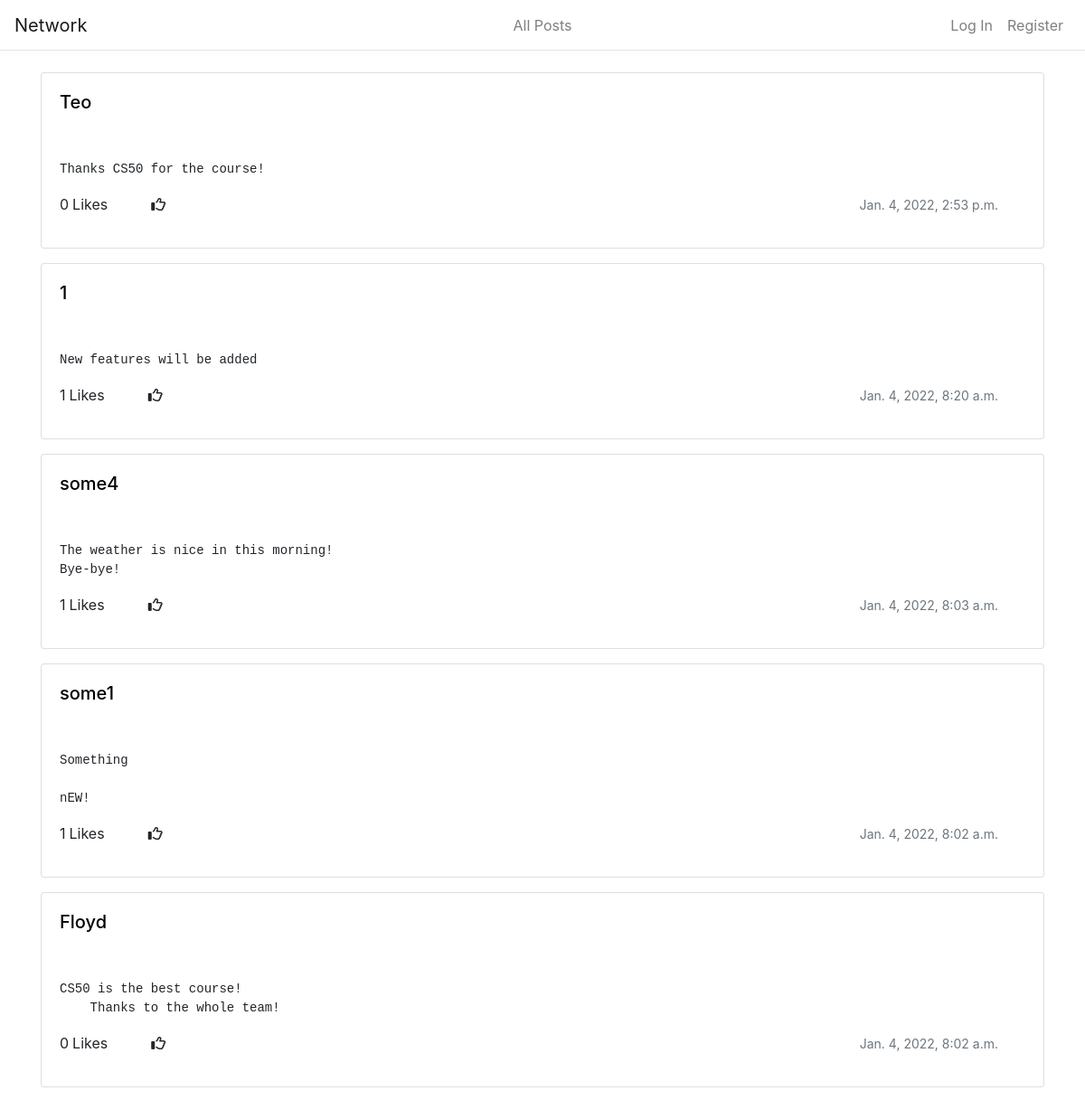
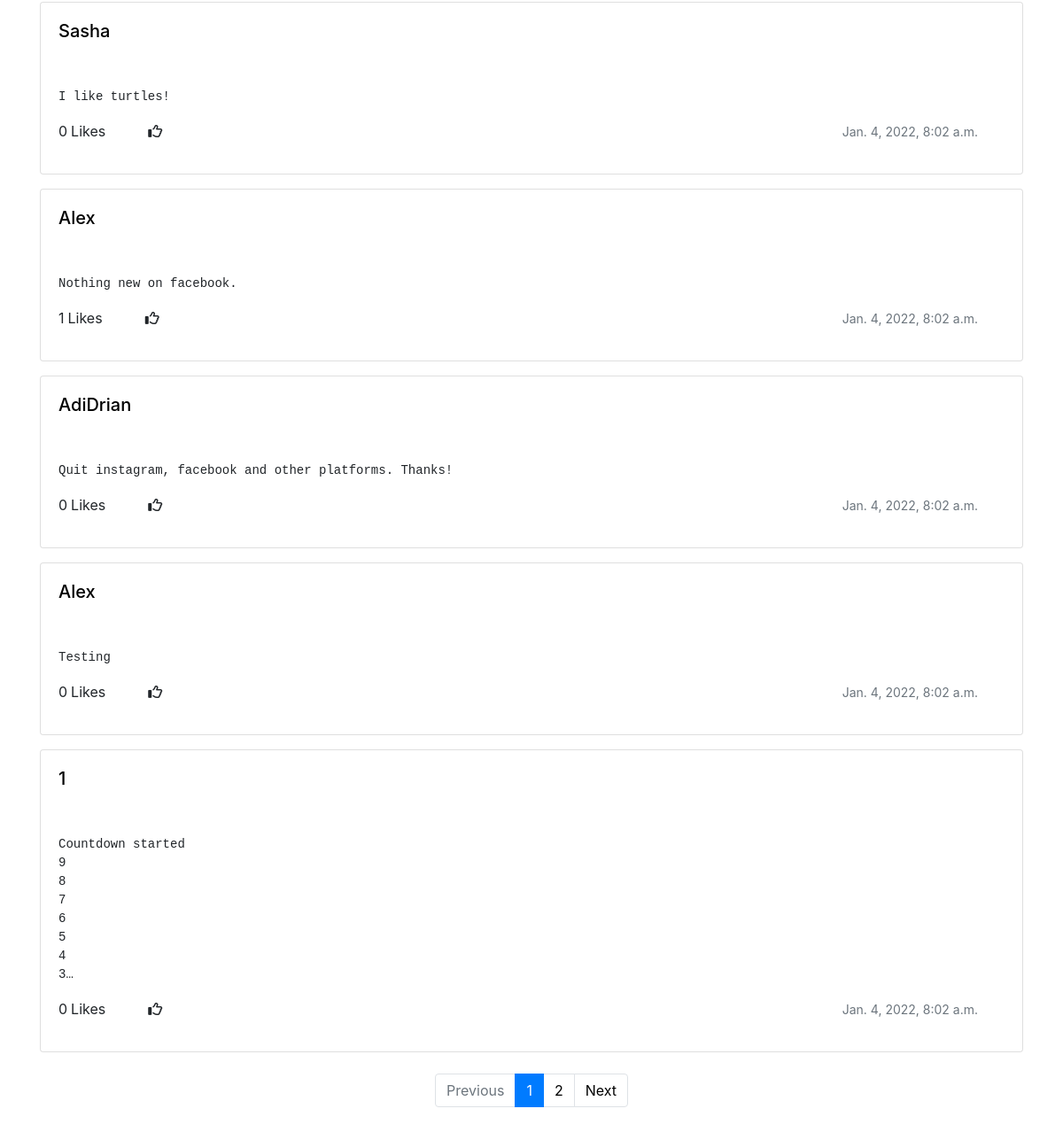
The page / on the database its author committed (2 pictures, top to bottom).
### network/models.py (models this page shows, shortened)
class Post(models.Model):
    timestamp = models.DateTimeField(default=datetime.datetime.now())
    description = models.TextField(blank=True, null=True, default="")
    owner = models.ForeignKey(User, on_delete=models.CASCADE, related_name="owner")
    likes = models.IntegerField(default="0")

class User(AbstractUser):
    pass

### network/views.py (the view)
# urls.py: path("", views.index, name="index"),
def index(request):
    if request.method == "GET":
        posts = Post.objects.order_by('-timestamp')
        paginator = Paginator(posts, 10)
        page_number = request.GET.get('page')
        page_obj = paginator.get_page(page_number)
        return render(request, "network/index.html", {
            "posts": posts,
            "page_obj": page_obj,
        })

### network/templates/network/index.html (shortened to what this page needs)
{% extends "network/layout.html" %} {% load static %} {% block body %}
<div class="container card-post">
	{% for post in page_obj %}
	<div class="whole-card" id="edit-box-{{post.id}}">
		<div class="card mb-3">
			<div class="card-body d-flex justify-content-between" id="btn-div">
				<h5 class="card-title text-left">
					<a
						href="{% url 'profile' post.owner %}"
						class="noDecoration link-info d-inline"
						>{{post.owner}}</a
					>
				</h5>
			</div>
			<div class="card-body">
				<pre class="card-text">{{post.description}}</pre>
				<div class="row justify-content-between container">
					<div
						class="
							try
							d-inline-flex
							text-center
							mt-auto
							mb-auto
							justify-content-center
						"
					>
						<p class="card-text mr-1 likes-number-{{post.id}}">
							{{post.likes}}
						</p>
						<p>Likes</p>
						<i
							class="fa-regular fa-thumbs-up ml-5 mt-1 like-button-{{post.id}}"
							onclick="like('{{post.id}}')"
						></i>
					</div>
					<p class="card-text">
						<small class="text-muted">{{post.timestamp}}</small>
					</p>
				</div>
			</div>
		</div>
	</div>
	{% endfor %}
	<div class="pb-5 pt-2">
		<nav aria-label="...">
			<ul class="pagination justify-content-center">
				{% if page_obj.has_previous %}
				<li class="page-item">
					<a class="page-link" href="?page={{ page_obj.previous_page_number }}"
						>Previous</a
					>
				</li>
				{% else %}
				<li class="page-item disabled">
					<a class="page-link disabled">Previous</a>
				</li>
				{% endif %}
				<li class="page-item active" aria-current="page">
					<span class="page-link">
						{{ page_obj.number }}
					</span>
				</li>
				{% if page_obj.has_next %}
				<li class="page-item">
					<a class="page-link" href="?page={{ page_obj.next_page_number }}"
						>{{ page_obj.next_page_number }}</a
					>
				</li>
				<li class="page-item">
					<a class="page-link" href="?page={{ page_obj.next_page_number }}"
						>Next</a
					>
				</li>
				{% else %}
				<li class="page-item disabled">
					<a class="page-link disabled">Next</a>
				</li>
				{% endif %}
			</ul>
		</nav>
	</div>
</div>
 {% endblock %}

### network/static/network/styles.css (style rules this page uses)
.card-post { max-height: 500px; }
pre { overflow: hidden; text-overflow: ellipsis; display: -webkit-box; -webkit-line-clamp: 8; -webkit-box-orient: vertical; }
.noDecoration, a:link, a:visited, a:hover { text-decoration: none!important; color: black; }

### rows shown on the page
Post: owner "Teo", description "Thanks CS50 for the course!", likes "0", timestamp "Jan. 4, 2022, 2:53 p.m."
Post: owner "1", description "New features will be added", likes "1", timestamp "Jan. 4, 2022, 8:20 a.m."
Post: owner "some4", description "The weather is nice in this morning! Bye-bye!", likes "1", timestamp "Jan. 4, 2022, 8:03 a.m."
Post: owner "some1", description "Something nEW!", likes "1", timestamp "Jan. 4, 2022, 8:02 a.m."
Post: owner "Floyd", description "CS50 is the best course! Thanks to the whole team!", likes "0", timestamp "Jan. 4, 2022, 8:02 a.m."
Post: owner "Sasha", description "I like turtles!", likes "0", timestamp "Jan. 4, 2022, 8:02 a.m."
Post: owner "Alex", description "Nothing new on facebook.", likes "1", timestamp "Jan. 4, 2022, 8:02 a.m."
Post: owner "AdiDrian", description "Quit instagram, facebook and other platforms. Thanks!", likes "0", timestamp "Jan. 4, 2022, 8:02 a.m."
Post: owner "Alex", description "Testing", likes "0", timestamp "Jan. 4, 2022, 8:02 a.m."
Post: owner "1", description "Countdown started 9 8 7 6 5 4…", likes "0", timestamp "Jan. 4, 2022, 8:02 a.m."

### other values the page prints
{{ page_obj.number }} "1"
{{ page_obj.next_page_number }} "2"
